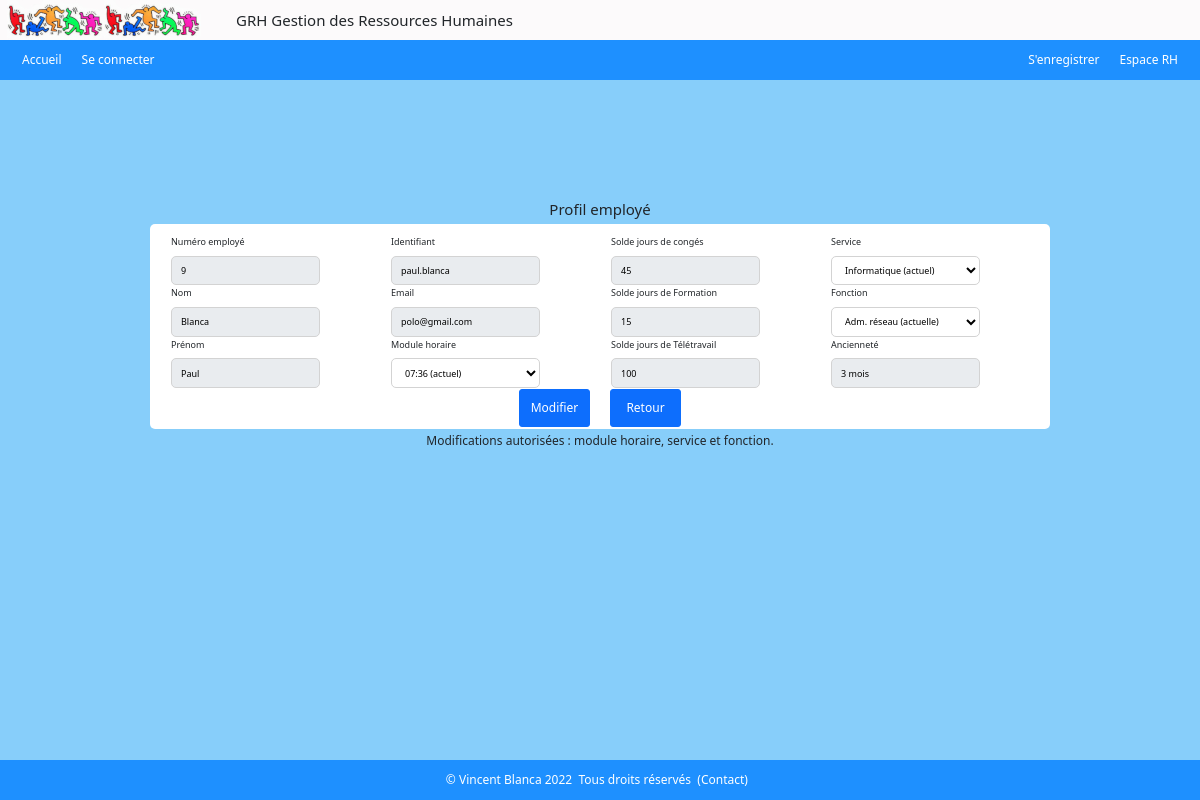
The page /index.php?action=employe&id=9 (signed in) on the database as committed earlier.
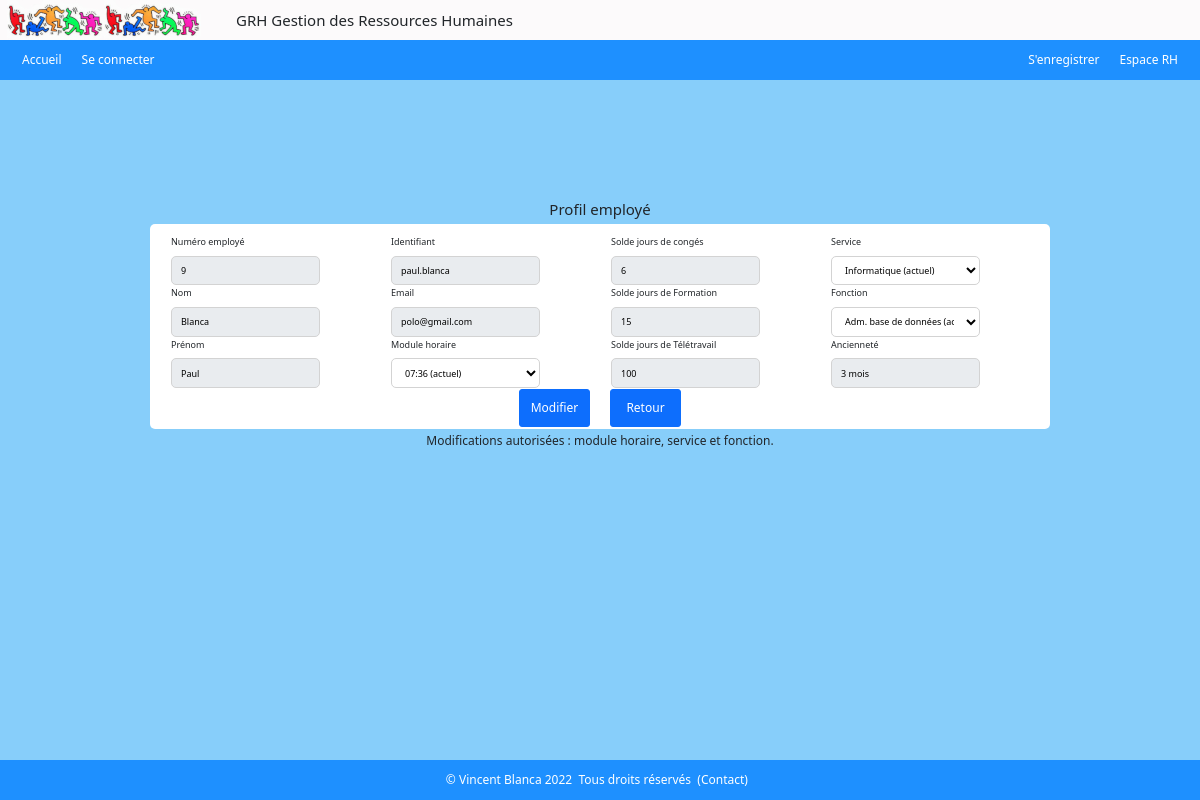
The same page on the database as committed later.
### tables this page shows
CREATE TABLE IF NOT EXISTS `employe` (
  `empid` int UNSIGNED NOT NULL AUTO_INCREMENT,
  `nom` varchar(50) NOT NULL,
  `prenom` varchar(50) NOT NULL,
  `email` varchar(100) NOT NULL,
  `ident` varchar(50) NOT NULL,
  `mdpass` varchar(50) NOT NULL,
  `dateEmbauche` date NOT NULL,
  `horid` int NOT NULL,
  `servid` int NOT NULL,
  `fonctid` int NOT NULL,
  PRIMARY KEY (`empid`),
  UNIQUE KEY `email` (`email`),
  UNIQUE KEY `ident` (`ident`),
  KEY `horid` (`horid`),
  KEY `servid` (`servid`),
  KEY `fonctid` (`fonctid`)
);

CREATE TABLE IF NOT EXISTS `service` (
  `servid` int NOT NULL AUTO_INCREMENT,
  `libelle` varchar(50) NOT NULL,
  PRIMARY KEY (`servid`)
);

CREATE TABLE IF NOT EXISTS `fonction` (
  `fonctid` int NOT NULL AUTO_INCREMENT,
  `libelle` varchar(50) NOT NULL,
  `servid` int NOT NULL,
  PRIMARY KEY (`fonctid`),
  KEY `servid` (`servid`)
);

### admin/admin_controlers/controlerAdmin_employe.php (called while the page is built, shortened)
<?php
require ('./admin/admin_models/modelAdmin_employe.php');
function employe()
{
    $id = (int)($_GET['id']);
    $employe = getEmploye($id);
    $detail_empl = $employe->fetch(PDO::FETCH_ASSOC);
    $mod_horaire = getModuleHoraire($id);
    $horaire = $mod_horaire->fetch(PDO::FETCH_ASSOC);
    $services  = getListServices();
    $listeLibServices = servicesLibelle($services);
    $solde_conges      = getSoldeAbsences($id, 1);
    $solde_formation   = getSoldeAbsences($id, 2);
    $solde_teletravail = getSoldeAbsences($id, 3);
    $anciennete = $detail_empl['anciennete'];
    if($anciennete < 12) {
        $mois = $anciennete;
        $anciennete_employe = $mois." mois";
    }
    require ('./admin/admin_views/viewAdmin_employe.php');
}

### admin/admin_models/modelAdmin_employe.php (called while the page is built, shortened)
<?php
function getEmploye($id)
{
    $bdd = $GLOBALS['bdd'];
    $req_employe = $bdd->prepare("SELECT empid, nom, prenom, email, ident, horid, f.fonctid AS 'fonctid', s.servid AS 'servid', PERIOD_DIFF(DATE_FORMAT(NOW(),'%Y%m'), DATE_FORMAT(dateEmbauche, '%Y%m')) AS 'anciennete', s.libelle AS 'service', f.libelle AS 'fonction' FROM employe e, service s, fonction f WHERE empid =:empid AND e.fonctid = f.fonctid AND s.servid = e.servid");
    $req_employe->execute(
        [
            'empid' => $id
        ]
    );
    return $req_employe;
}
function getSoldeAbsences($empid, $type)
{
    $bdd = $GLOBALS['bdd'];
    $req_absences = $bdd->prepare("SELECT nb_jours AS 'jours', annee, libelle FROM type_conge tc, droits_conges dc, employe e WHERE dc.typeid = tc.id AND e.empid=dc.empid AND e.empid =:empid AND tc.id =:id");
    $req_absences->execute(
        [
            'empid' => $empid,
            'id'    => $type,
        ]
    );
    $solde = $req_absences->fetch(PDO::FETCH_ASSOC);
    return $solde;
}
function getListServices()
{
    $bdd = $GLOBALS['bdd'];
    $req_liste_services = "SELECT * FROM service";
    $liste_services = $bdd->query($req_liste_services);
    $services = $liste_services->fetchAll(PDO::FETCH_ASSOC);
    return $services;
}

### models/model_connect.php (called while the page is built, shortened)
<?php
function getModuleHoraire($id)
{
    $bdd = $GLOBALS['bdd'];
    $req_mod_hor = $bdd->query("SELECT TIME_FORMAT(mh.hormod, '%H:%i') AS 'Mod_Hor' FROM  mod_horaire mh, employe e WHERE e.empid = $id AND mh.horid = e.horid");
    return $req_mod_hor;
}

### includes/inc_functions.php (called while the page is built, shortened)
<?php
function servicesLibelle ($services) : array
{
    $servicesName = [];
    foreach ($services as $service) {
        $servicesName [] = $service['libelle'];
    }
    return $servicesName;
}

### admin/admin_views/viewAdmin_employe.php (the view, shortened to what the changed rows need)
<?php
include('./includes/header.php');
?>
<div class="register">
  <h5>Profil employé</h5>
  <form action="index.php?action=employe&id=<?= $id ?? $_SESSION['id_employe'] ?>" method="post">
    <div class="profilemploye">
      <div class="civilite">
        <label for="empid">Numéro employé</label>
        <input type="text" name="empid" readonly id="empid" style="background-color: #e9ecef" value="<?= $detail_empl['empid'] ?>" />
        <label for="nom">Nom</label>
        <input type="text" name="nom" readonly id="nom" style="background-color: #e9ecef" value="<?= $detail_empl['nom'] ?>" />
        <label for="prenom">Prénom</label>
        <input type="text" name="prenom" readonly id="prenom" style="background-color: #e9ecef" value="<?= $detail_empl['prenom'] ?>"  />
      </div>
      <div class="civilite">
        <label for="ident">Identifiant</label>
        <input type="text" name="ident" readonly id="ident" style="background-color: #e9ecef" value="<?= $detail_empl['ident'] ?>" />
        <label for="mail">Email</label>
        <input type="email" name="mail" readonly id="mail" style="background-color: #e9ecef" value="<?= $detail_empl['email'] ?>" />
        <label for="horaire">Module horaire</label>
        <select name="horaire" id="horaire">
            <option value="<?= $detail_empl['horid'] ?>"><?= $horaire['Mod_Hor']." (actuel)" ?></option>
        </select>
      </div>
      <div class="civilite">
        <label for="conges">Solde jours de congés</label>
        <input type="text" name="conges" readonly id="conges" style="background-color: #e9ecef" value="<?= $solde_conges['jours'] ?>" />
        <label for="formation">Solde jours de Formation</label>
        <input type="text" name="formation" readonly id="formation" style="background-color: #e9ecef" value="<?= $solde_formation['jours'] ?>" />
        <label for="formation">Solde jours de Télétravail</label>
        <input type="text" name="teletravail" readonly id="teletravail" style="background-color: #e9ecef" value="<?= $solde_teletravail['jours'] ?>" />
      </div>
      <div class="civilite">
          <label for="service">Service</label>
          <select name="service" id="service" onchange="myService()">
            <option value="<?= $detail_empl['servid'] ?>"><?= $detail_empl['service']." (actuel)" ?></option>
          </select>
          <label for="fonction">Fonction</label>
          <?php for($i=0; $i < count($listeLibServices); $i++) :
              if($listeLibServices[$i] == "Administratif") : ?>
                <select name="fonction" id="admin">
                  <option value="" disabled selected>
                    <?= ($detail_empl['servid'] == 1) ? $detail_empl['fonction']." (actuelle)" : "Veuillez choisir une fonction" ?>
                  </option>
                  <?php
                    foreach($fonctionsAd as $fonctionAd) { ?>
                      <option value="<?= $fonctionAd['fonctid']?>">
                        <?= $fonctionAd['libelle'] ?>
                      </option>
                  <?php } ?>
                </select>
              <?php elseif($listeLibServices[$i] == "Informatique") : ?>
                <select name="fonction" id="info">
                  <option value="" disabled selected>
                    <?= ($detail_empl['servid'] == 2) ? $detail_empl['fonction']." (actuelle)" : "Veuillez choisir une fonction" ?>
                  </option>
                </select>
              <?php endif;
            endfor;?>
          <label for="anciennete">Ancienneté</label>
          <input type="text" name="anciennete" readonly id="anciennete" style="background-color: #e9ecef" value="<?= $anciennete_employe ?>" />
      </div>
      <div class="valid">
        <input class="btn btn-primary" type="submit" name="submit" value="Modifier" />
        <input class="btn btn-primary" type="submit" name="submit" value="Retour" />
      </div>
    </div>
  </form>
  <h6 class="champs">Modifications autorisées : module horaire, service et fonction.</h6>
</div>
<?php
  include('./includes/footer.php');
?>

Rows that differ between the two databases and show on the page:
changed employe "Blanca": fonction "Adm. réseau (actuelle)" → "Adm. base de données (actuelle)"
Other text that changed with them:
form field conges: "45" → "6"
